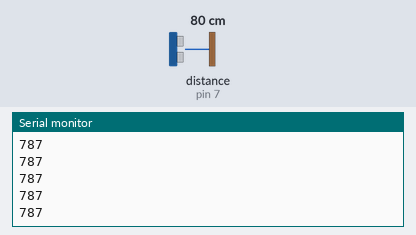
Bench run of a sketch on a simulated Arduino Uno, built with avr-gcc and run on an emulated ATmega328P. On the bench: the last lines printed to the serial monitor. Wiring (inferred from the names in the program): range finder with pulse-width output: data pin 7. The inputs (shaded band) are chosen by the test bench; at power-on: distance to the obstacle (sensor on pin 7) 80 cm. The echo pulse lasts 58.3 µs per cm.

Above: at 1.2 s.
1.3 s: distance to the obstacle (sensor on pin 7) set to 2 cm
At 1.39 s:
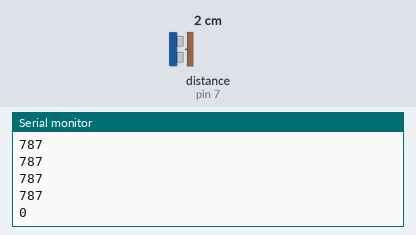
2.8 s: distance to the obstacle (sensor on pin 7) set to 4 cm
At 2.81 s:
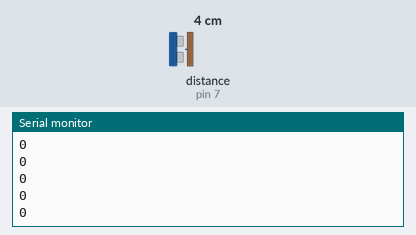
Timing chart, 0 to 5.8 s (numbered marks = the images above; inputs shaded):
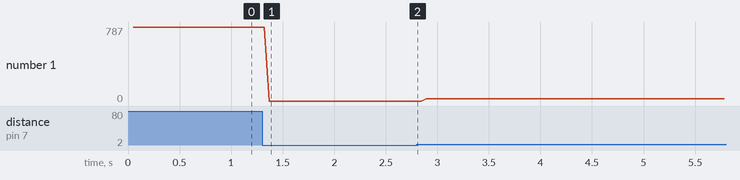

The sketch:

sonar.ino
```cpp
const int pwPin = 7;
long pulse, mm, inches;

void setup()

{
  Serial.begin(9600);
}

void loop()

{
  pinMode(pwPin, INPUT);

  //Used to read in the pulse that is being sent by the MaxSonar device.
  //Pulse Width representation with a scale factor of 147 uS per Inch.

  pulse = pulseIn(pwPin, HIGH);

  //147uS per inch

  inches = pulse / 147;

  //change inches to centimetres

  mm = inches * 25.4;
  Serial.println(mm);

}
```

Measured:
- after the input at 1.3 s, the serial monitor: prints a new line after 0.07 s (image 1)
- plotted number 1: 787 → 0 after the input at 1.3 s, 0 → 25 after the input at 2.8 s
